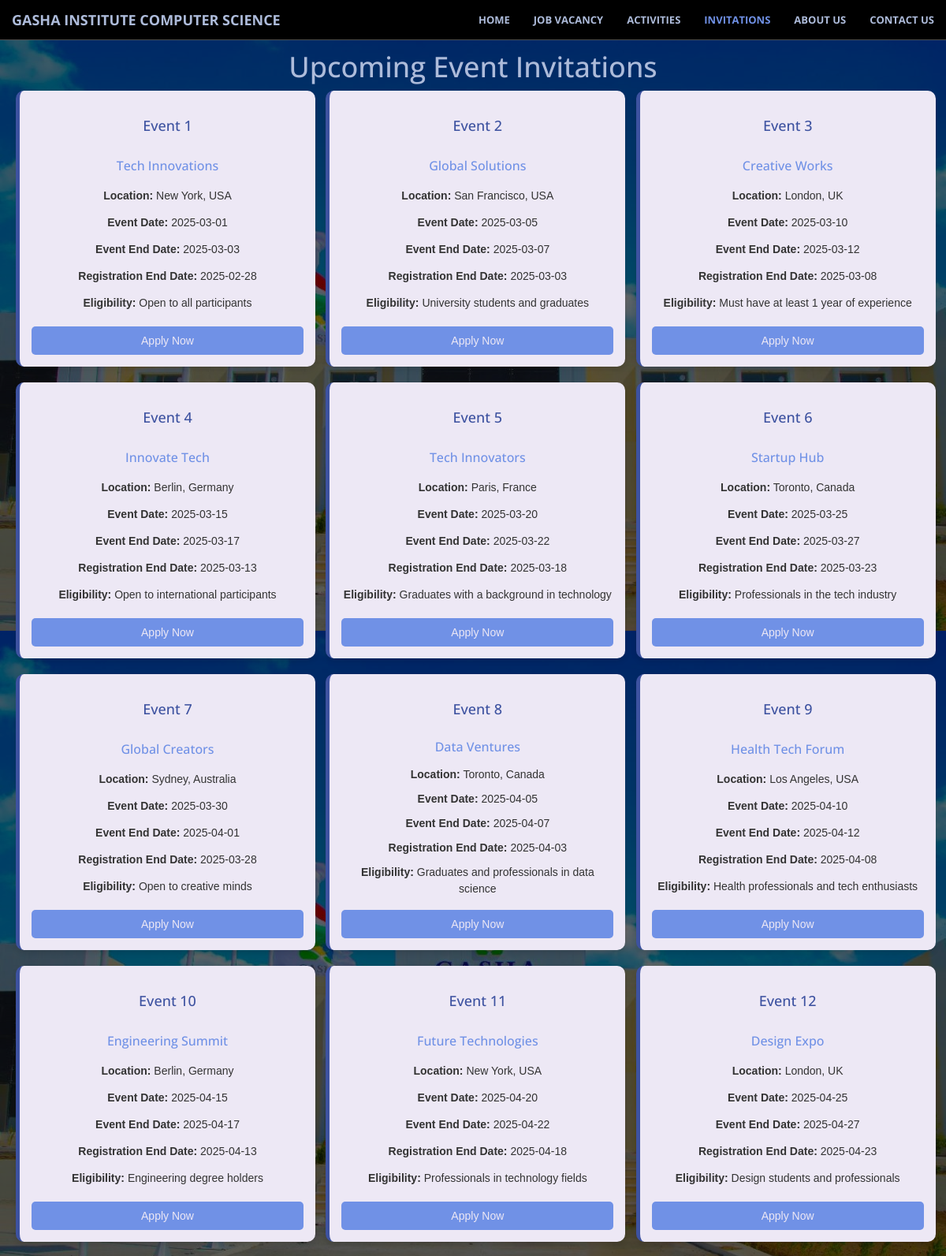
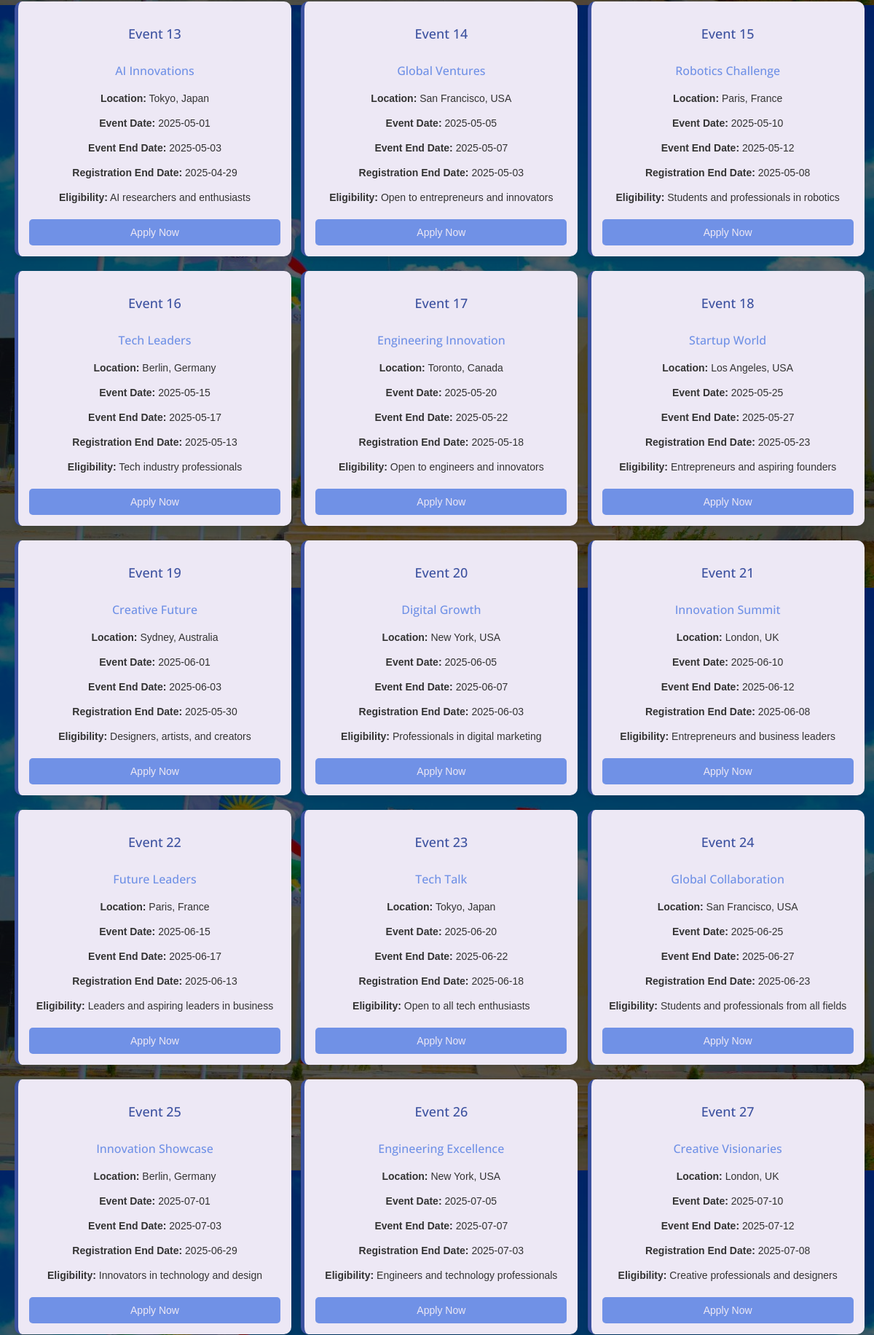
/invitations.php (upper part), run on the app's committed database (2 pictures, top to bottom).
### tables this page shows
CREATE TABLE `events` (
  `event_id` int(11) NOT NULL,
  `title` varchar(255) NOT NULL,
  `company` varchar(255) NOT NULL,
  `location` varchar(255) NOT NULL,
  `event_date` date NOT NULL,
  `event_end_date` date NOT NULL,
  `end_of_registration` date NOT NULL,
  `eligibility` text DEFAULT NULL,
  `created_at` timestamp NOT NULL DEFAULT current_timestamp()
);

### invitations.php (the view, shortened to what this page needs)
<?php
$conn = new mysqli("sql108.infinityfree.com", "if0_38250336", "Ahm20066", "if0_38250336_PMS");
$sql = "SELECT * FROM events";
$result = $conn->query($sql);
$events = [];
while ($row = $result->fetch_assoc()) {
    $events[] = $row;
}
?>
<!DOCTYPE html>
<html lang="en">
<head>
        <link rel="stylesheet" href="css/bootstrap.min.css" type="text/css">
        <link type="text/css" rel="stylesheet" href="css/style.css">
        <link rel="stylesheet" href="font-awesome/css/font-awesome.min.css" type="text/css">
        <link rel="stylesheet" href="css/animate.min.css" type="text/css">
        <link rel="stylesheet" href="css/creative.css" type="text/css">
        <link rel="stylesheet" href="invitations.css" type="text/css">
    </head>
<body id="page-top">
<nav id="mainNav" class="navbar navbar-default navbar-fixed-top" style="background:black">
            <div class="container-fluid">
                <div class="navbar-header">
                    <a class="navbar-brand page-scroll" href="https://gie.gasha.edu.iq/computer-science/">Gasha Institute Computer Science</a>
                </div>
                <div class="collapse navbar-collapse" id="bs-example-navbar-collapse-1">
                    <ul class="nav navbar-nav navbar-right">
                        <li>
                            <a class="page-scroll" href="./index.php">Home</a>
                        </li>
                        <li>
                            <a class="page-scroll" href="./jobs.php">Job Vacancy</a>
                        </li>
                        <li>
                            <a class="page-scroll" href="./activity.php">Activities</a>
                        </li>
                        <li>
                            <a class="page-scroll" href="#" style="color: #7091e6;">Invitations</a>
                        </li>
                        <li>
                            <a class="page-scroll" href="./about.php">About us</a>
                        </li>
                        <li>
                            <a class="page-scroll" href="./contact.php">Contact us</a>
                        </li>
                    </ul>
                </div>
            </div>
        </nav>
        <header style="background: linear-gradient(rgba(0, 0, 0, 0.6), rgba(0, 0, 0, 0.6)),
  url(./img/header.jpg);">
          <link rel="stylesheet" href="stylejobs.css" type="text/css">
          <div class="job-listings">
    <h1>Upcoming Event Invitations</h1>
    <div class="job-slider">
        <div class="job-grid">
            <?php if (count($events) > 0): ?>
                <?php foreach($events as $event): ?>
                    <div class="job-card">
                        <h2><?php echo htmlspecialchars($event['title']); ?></h2>
                        <h3><?php echo htmlspecialchars($event['company']); ?></h3>
                        <p><strong>Location:</strong> <?php echo htmlspecialchars($event['location']); ?></p>
                        <p><strong>Event Date:</strong> <?php echo htmlspecialchars($event['event_date']); ?></p>
                        <p><strong>Event End Date:</strong> <?php echo htmlspecialchars($event['event_end_date']); ?></p>
                        <p><strong>Registration End Date:</strong> <?php echo htmlspecialchars($event['end_of_registration']); ?></p>
                        <p><strong>Eligibility:</strong> <?php echo htmlspecialchars($event['eligibility']); ?></p>
                        <button class="apply-btn" onclick="openForm(<?php echo $event['event_id']; ?>)">Apply Now</button>
                    </div>
                <?php endforeach; ?>
            <?php else: ?>
                <p>No event invitations available.</p>
            <?php endif; ?>
        </div>
    </div>
</div>
    </header>
</body>
</html>

### css/creative.css (style rules this page uses)
html, body { width: 100%; height: 100%; }
body { font-family: Merriweather,'Helvetica Neue',Arial,sans-serif; }
a { color: #7091e6; -webkit-transition: all .35s; -moz-transition: all .35s; transition: all .35s; }
h1, h2, h3, h4, h5, h6 { font-family: 'Open Sans','Helvetica Neue',Arial,sans-serif; }
p { margin-bottom: 20px; font-size: 16px; line-height: 1.5; }
.navbar-default { border-color: rgba(34,34,34,.05); font-family: 'Open Sans','Helvetica Neue',Arial,sans-serif; background-color: #fff; -webkit-transition: all .35s; -moz-transition: all .35s; transition: all .35s; }
.navbar-default .navbar-header .navbar-brand { text-transform: uppercase; font-family: 'Open Sans','Helvetica Neue',Arial,sans-serif; font-weight: 700; color: #adbbda; }
.navbar-default .nav > li>a, .navbar-default .nav>li>a:focus { text-transform: uppercase; font-size: 13px; font-weight: 700; color: #adbbda; }
@media (min-width:768px) { .navbar-default { border-color: rgba(255,255,255,.3); background-color: transparent; } }
@media (min-width:768px) { .navbar-default .navbar-header .navbar-brand { color: #adbbda; } }
@media (min-width:768px) { .navbar-default .nav > li>a, .navbar-default .nav>li>a:focus { color: #adbbda; } }
header { position: relative; width: 100%; min-height: auto; text-align: center; background: linear-gradient(rgba(0, 0, 0, 0.5), rgba(0, 0, 0, 0.5)), url(../img/header.jpg); background-position: center; -webkit-background-size: cover; -moz-background-size: cover; background-size: cover; -o-background-size: cover; }
@media (min-width:768px) { header { min-height: 100%; } }
body { webkit-tap-highlight-color: #222; }

### invitations.css (style rules this page uses)
body { font-family: Arial, sans-serif; background-color: #ffffff; margin: 0; padding: 0; }
.apply-btn { background-color: #3d52a0; color: #fff; padding: 10px; border: none; border-radius: 5px; cursor: pointer; transition: background-color 0.3s; }

### stylejobs.css (style rules this page uses)
.job-listings { max-width: 1200px; margin: 0 auto; padding: 20px; }
.job-listings h1 { padding-top: 25px; text-align: center; color: #adbbda; }
.job-slider { position: relative; }
.job-grid { display: grid; grid-template-columns: repeat(auto-fit, minmax(300px, 1fr)); gap: 20px; }
.job-card { background-color: #ede8f5; border-left: 5px solid #3d52a0; padding: 15px; border-radius: 10px; box-shadow: 0px 4px 6px rgba(0, 0, 0, 0.1); transition: transform 0.2s ease-in-out; height: 350px; width: 380px; display: flex; flex-direction: column; justify-content: space-between; }
.job-card h2 { color: #3d52a0; font-size: 18px; margin-bottom: 10px; }
.job-card h3 { color: #7091e6; font-size: 16px; margin-bottom: 10px; }
.job-card p { color: #333; font-size: 14px; margin: 5px 0; overflow: hidden; text-overflow: ellipsis; }
.apply-btn { background-color: #7091e6; color: #ede8f5; border: none; padding: 8px 12px; cursor: pointer; border-radius: 5px; margin-top: 10px; }

### data on the page
events: title "Event 1", company "Tech Innovations", location "New York, USA", event_date "2025-03-01", event_end_date "2025-03-03", end_of_registration "2025-02-28", eligibility "Open to all participants"
events: title "Event 2", company "Global Solutions", location "San Francisco, USA", event_date "2025-03-05", event_end_date "2025-03-07", end_of_registration "2025-03-03", eligibility "University students and graduates"
events: title "Event 3", company "Creative Works", location "London, UK", event_date "2025-03-10", event_end_date "2025-03-12", end_of_registration "2025-03-08", eligibility "Must have at least 1 year of experience"
events: title "Event 4", company "Innovate Tech", location "Berlin, Germany", event_date "2025-03-15", event_end_date "2025-03-17", end_of_registration "2025-03-13", eligibility "Open to international participants"
events: title "Event 5", company "Tech Innovators", location "Paris, France", event_date "2025-03-20", event_end_date "2025-03-22", end_of_registration "2025-03-18", eligibility "Graduates with a background in technology"
events: title "Event 6", company "Startup Hub", location "Toronto, Canada", event_date "2025-03-25", event_end_date "2025-03-27", end_of_registration "2025-03-23", eligibility "Professionals in the tech industry"
events: title "Event 7", company "Global Creators", location "Sydney, Australia", event_date "2025-03-30", event_end_date "2025-04-01", end_of_registration "2025-03-28", eligibility "Open to creative minds"
events: title "Event 8", company "Data Ventures", location "Toronto, Canada", event_date "2025-04-05", event_end_date "2025-04-07", end_of_registration "2025-04-03", eligibility "Graduates and professionals in data science"
events: title "Event 9", company "Health Tech Forum", location "Los Angeles, USA", event_date "2025-04-10", event_end_date "2025-04-12", end_of_registration "2025-04-08", eligibility "Health professionals and tech enthusiasts"
events: title "Event 10", company "Engineering Summit", location "Berlin, Germany", event_date "2025-04-15", event_end_date "2025-04-17", end_of_registration "2025-04-13", eligibility "Engineering degree holders"
events: title "Event 11", company "Future Technologies", location "New York, USA", event_date "2025-04-20", event_end_date "2025-04-22", end_of_registration "2025-04-18", eligibility "Professionals in technology fields"
events: title "Event 12", company "Design Expo", location "London, UK", event_date "2025-04-25", event_end_date "2025-04-27", end_of_registration "2025-04-23", eligibility "Design students and professionals"
events: title "Event 13", company "AI Innovations", location "Tokyo, Japan", event_date "2025-05-01", event_end_date "2025-05-03", end_of_registration "2025-04-29", eligibility "AI researchers and enthusiasts"
events: title "Event 14", company "Global Ventures", location "San Francisco, USA", event_date "2025-05-05", event_end_date "2025-05-07", end_of_registration "2025-05-03", eligibility "Open to entrepreneurs and innovators"
events: title "Event 15", company "Robotics Challenge", location "Paris, France", event_date "2025-05-10", event_end_date "2025-05-12", end_of_registration "2025-05-08", eligibility "Students and professionals in robotics"
events: title "Event 16", company "Tech Leaders", location "Berlin, Germany", event_date "2025-05-15", event_end_date "2025-05-17", end_of_registration "2025-05-13", eligibility "Tech industry professionals"
events: title "Event 17", company "Engineering Innovation", location "Toronto, Canada", event_date "2025-05-20", event_end_date "2025-05-22", end_of_registration "2025-05-18", eligibility "Open to engineers and innovators"
events: title "Event 18", company "Startup World", location "Los Angeles, USA", event_date "2025-05-25", event_end_date "2025-05-27", end_of_registration "2025-05-23", eligibility "Entrepreneurs and aspiring founders"
events: title "Event 19", company "Creative Future", location "Sydney, Australia", event_date "2025-06-01", event_end_date "2025-06-03", end_of_registration "2025-05-30", eligibility "Designers, artists, and creators"
events: title "Event 20", company "Digital Growth", location "New York, USA", event_date "2025-06-05", event_end_date "2025-06-07", end_of_registration "2025-06-03", eligibility "Professionals in digital marketing"
events: title "Event 21", company "Innovation Summit", location "London, UK", event_date "2025-06-10", event_end_date "2025-06-12", end_of_registration "2025-06-08", eligibility "Entrepreneurs and business leaders"
events: title "Event 22", company "Future Leaders", location "Paris, France", event_date "2025-06-15", event_end_date "2025-06-17", end_of_registration "2025-06-13", eligibility "Leaders and aspiring leaders in business"
events: title "Event 23", company "Tech Talk", location "Tokyo, Japan", event_date "2025-06-20", event_end_date "2025-06-22", end_of_registration "2025-06-18", eligibility "Open to all tech enthusiasts"
events: title "Event 24", company "Global Collaboration", location "San Francisco, USA", event_date "2025-06-25", event_end_date "2025-06-27", end_of_registration "2025-06-23", eligibility "Students and professionals from all fields"
events: title "Event 25", company "Innovation Showcase", location "Berlin, Germany", event_date "2025-07-01", event_end_date "2025-07-03", end_of_registration "2025-06-29", eligibility "Innovators in technology and design"
events: title "Event 26", company "Engineering Excellence", location "New York, USA", event_date "2025-07-05", event_end_date "2025-07-07", end_of_registration "2025-07-03", eligibility "Engineers and technology professionals"
events: title "Event 27", company "Creative Visionaries", location "London, UK", event_date "2025-07-10", event_end_date "2025-07-12", end_of_registration "2025-07-08", eligibility "Creative professionals and designers"
